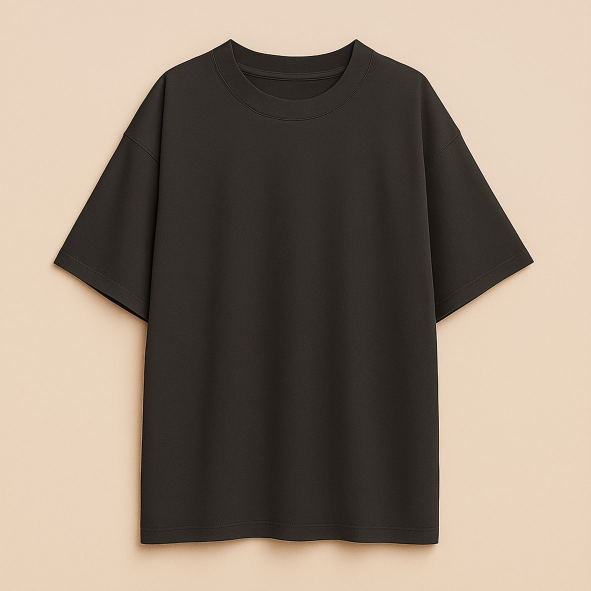
#> input picture mockup/1amertee_black.jpg, 1181 x 1181 px (shown at 1/2 size); its folder holds only this picture in this run
$ python -i image_processing.py   (imports and definitions only)
#> lines starting #> are read from the running program, lines starting #| are printed output that depends on the picture; after the words box and inside, x2 and y2 are one past the last pixel; in counts of white or black regions, pixels touching at a corner belong together
# utils/image_processing.py
from PIL import Image, ImageDraw, ImageFont, ImageFilter
from io import BytesIO
import requests
import os
from urllib.parse import quote
import cv2
import numpy as np
import random

# --- CÁC HÀM XỬ LÝ ẢNH CỐT LÕI ---

# [132 lines left out: functions download_image, erase_areas, crop_by_coords, rotate_image, determine_color_from_sample_area, remove_background, not called in this run]

def remove_background_advanced(design_img, tolerance=30, refine_size=8000):
    """
    Hàm tách nền cao cấp, kết hợp 3 kỹ thuật từ ktbrembg:
    1. Tách nền Magic Wand lấy mẫu 4 góc.
    2. Tinh chỉnh viền kiểu vector.
    3. Làm nét ảnh.
    """
#> called with tolerance = 30, refine_size = 8000
    print("✨ Áp dụng thuật toán tách nền cao cấp...")
    try:
        # --- Chuyển đổi từ PIL sang OpenCV ---
        img_cv = cv2.cvtColor(np.array(design_img), cv2.COLOR_RGBA2BGRA)

        # --- Bước 1: Tách nền bằng Magic Wand toàn cục ---
        bgr_image = img_cv[:,:,:3]
#> bgr_image is the input picture: shape (1181, 1181, 3); mean B, G, R 117.2, 131.1, 144.9
        h, w = bgr_image.shape[:2]
#> h = 1181; w = 1181

        sample_size = min(10, h // 10, w // 10)
#> sample_size = 10
        corners = [
            bgr_image[0:sample_size, 0:sample_size],
            bgr_image[0:sample_size, w-sample_size:w],
            bgr_image[h-sample_size:h, 0:sample_size],
            bgr_image[h-sample_size:h, w-sample_size:w]
        ]
        corner_colors = [np.mean(corner, axis=(0, 1)) for corner in corners]
#> corner_colors = [[191, 211.8, 232.6], [193, 212, 233], [186.3, 209.5, 231.5], [186.2, 209.7, 231.7]]

        combined_mask = np.zeros((h, w), np.uint8)
        for color in corner_colors:

            # <<< SỬA LỖI: Thêm dtype=np.uint8 để ép kiểu dữ liệu về số nguyên 8-bit >>>
            lower = np.array([max(0, c - tolerance) for c in color], dtype=np.uint8)
            upper = np.array([min(255, c + tolerance) for c in color], dtype=np.uint8)

            mask = cv2.inRange(bgr_image, lower, upper)
            combined_mask = cv2.bitwise_or(combined_mask, mask)
#> this loop made 4 passes
#> (color, lower, upper) on passes 1 to 4: ([191, 211.8, 232.6], [160, 181, 202], [220, 241, 255]), ([193, 212, 233], [162, 181, 202], [222, 241, 255]), ([186.3, 209.5, 231.5], [156, 179, 201], [216, 239, 255]), ([186.2, 209.7, 231.7], [156, 179, 201], [216, 239, 255])
#> pass 1, in remove_background_advanced, `mask = cv2.inRange(bgr_image, lower, upper)`:
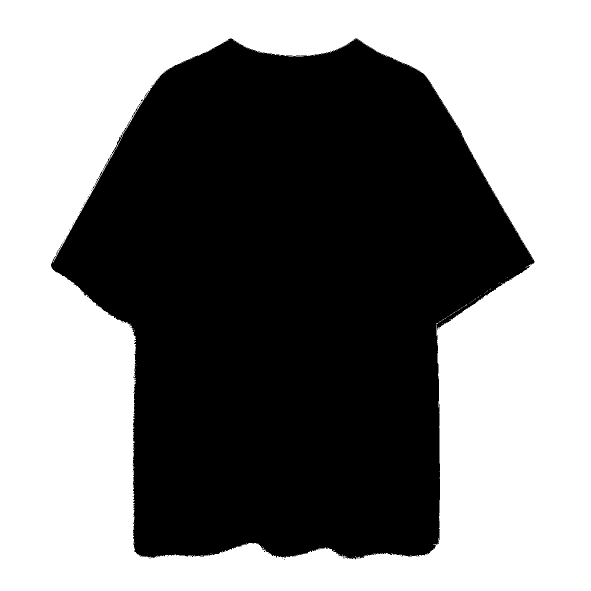
#> mask: shape (1181, 1181) (shown at 1/2 size); 51% white; 55 black regions (52 under 20 px), largest, box (x1, y1, x2, y2) and area: (102, 77, 1069, 1119) 683711, (112, 487, 125, 511) 29, (263, 224, 271, 237) 20
#> pass 2, in remove_background_advanced, `mask = cv2.inRange(bgr_image, lower, upper)`:
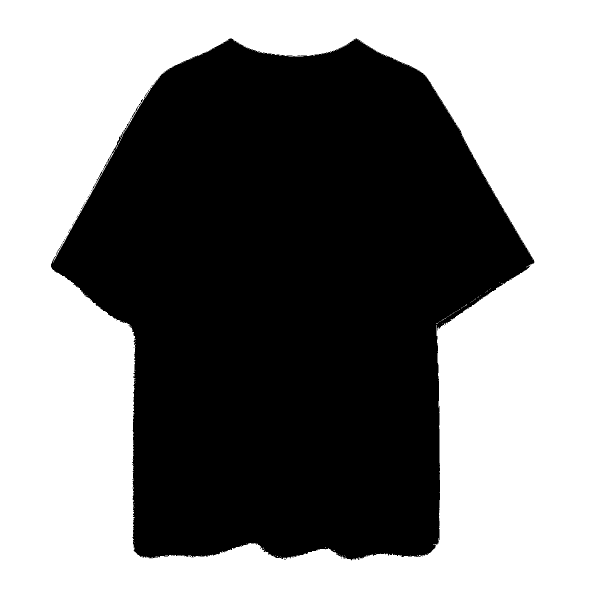
#> mask: shape (1181, 1181) (shown at 1/2 size); 50.9% white; 57 black regions (54 under 20 px), largest, box (x1, y1, x2, y2) and area: (102, 77, 1069, 1120) 684929, (112, 487, 125, 511) 31, (288, 181, 298, 196) 20
#> pass 3, in remove_background_advanced, `mask = cv2.inRange(bgr_image, lower, upper)`:
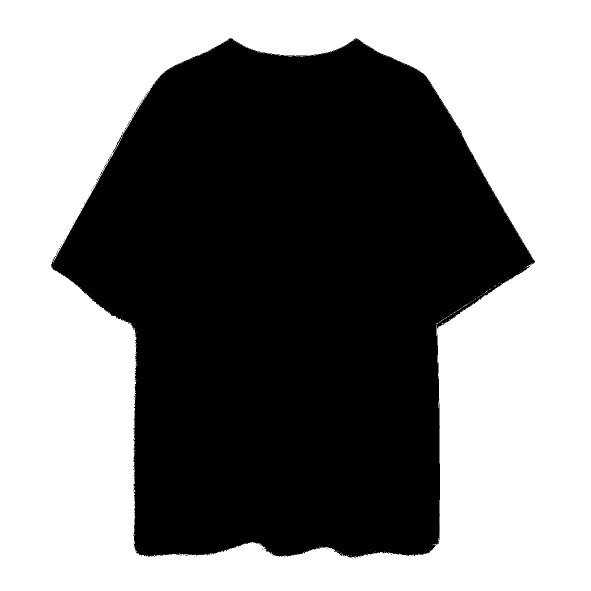
#> mask: shape (1181, 1181) (shown at 1/2 size); 51.1% white; 66 black regions (65 under 20 px), largest, box (x1, y1, x2, y2) and area: (102, 76, 1070, 1117) 681439
#> after the loop: combined_mask: shape (1181, 1181); 51.2% white; 73 black regions (72 under 20 px), largest, box (x1, y1, x2, y2) and area: (102, 77, 1069, 1117) 681132

        foreground_mask = cv2.bitwise_not(combined_mask)
        print("   - Tách nền 4 góc thành công.")

        # --- Bước 2: Tinh chỉnh viền sắc nét ---
        # (Phần này giữ nguyên)
        scale_factor = max(1, int(refine_size / max(h, w, 1)))
#> scale_factor = 6
        if scale_factor > 1:
            h_up, w_up = h * scale_factor, w * scale_factor
#> h_up = 7086; w_up = 7086
            upscaled_mask = cv2.resize(foreground_mask, (w_up, h_up), interpolation=cv2.INTER_CUBIC)
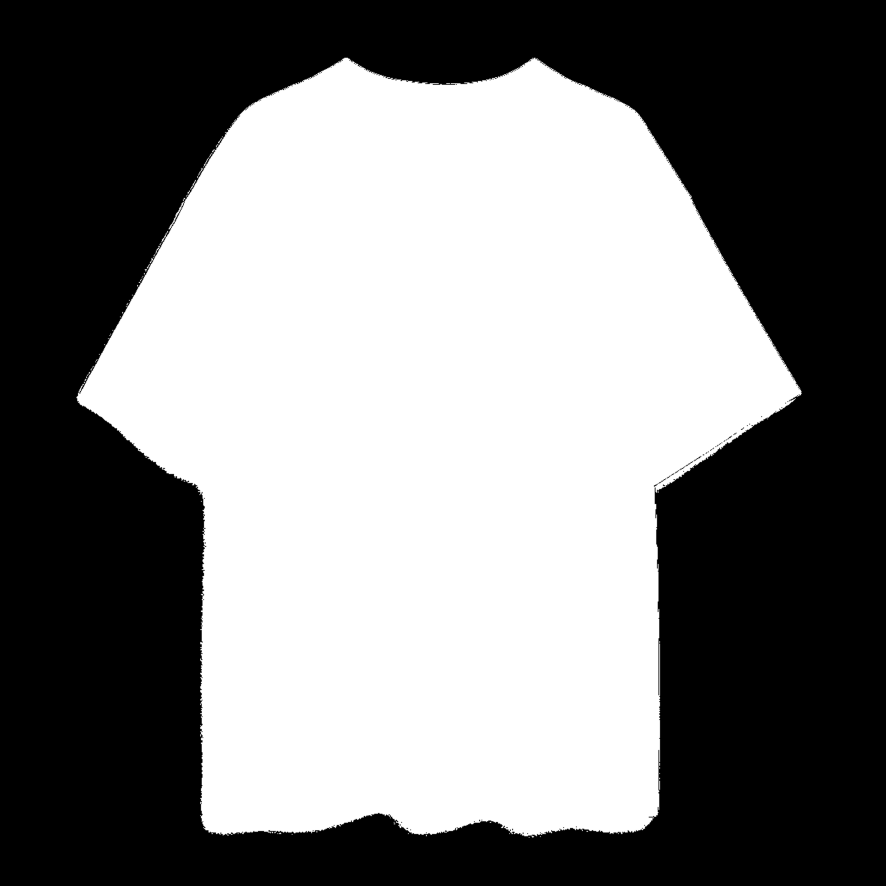
#> upscaled_mask: shape (7086, 7086) (shown at 1/8 size); min 0, max 255, mean 124.6
            _, binary_mask = cv2.threshold(upscaled_mask, 127, 255, cv2.THRESH_BINARY)
#> binary_mask: shape (7086, 7086); 48.8% white; 84 white regions
            contours, _ = cv2.findContours(binary_mask, cv2.RETR_TREE, cv2.CHAIN_APPROX_SIMPLE)
#> contours = 231 contours; largest, box (x1, y1, x2, y2) and area: (612, 462, 6414, 6702) 24510256, (1349, 1614, 1470, 1836) 2316, (1290, 1848, 1345, 1938) 616, (5549, 3647, 5611, 3691) 512, (5267, 3827, 5329, 3871) 491
            perfect_mask = np.zeros((h_up, w_up), dtype=np.uint8)
            cv2.drawContours(perfect_mask, contours, -1, (255), thickness=cv2.FILLED)
            refined_mask = cv2.resize(perfect_mask, (w, h), interpolation=cv2.INTER_AREA)
            _, refined_mask = cv2.threshold(refined_mask, 127, 255, cv2.THRESH_BINARY)
            print("   - Tinh chỉnh viền thành công.")
        else:
            refined_mask = foreground_mask

        # --- Bước 3: Áp dụng mặt nạ và làm nét ---
        # (Phần này giữ nguyên)
        bgra_image = cv2.cvtColor(bgr_image, cv2.COLOR_BGR2BGRA)
        bgra_image[:, :, 3] = refined_mask
        bgr_part = bgra_image[:, :, :3]
        alpha_part = bgra_image[:, :, 3]
        blurred = cv2.GaussianBlur(bgr_part, (0, 0), 3)
        sharpened_bgr = cv2.addWeighted(bgr_part, 1.5, blurred, -0.5, 0)
        final_cv_image = cv2.merge([sharpened_bgr, alpha_part])
        print("   - Làm nét ảnh thành công.")

        # --- Chuyển đổi ngược lại sang PIL để trả về ---
        return Image.fromarray(cv2.cvtColor(final_cv_image, cv2.COLOR_BGRA2RGBA))
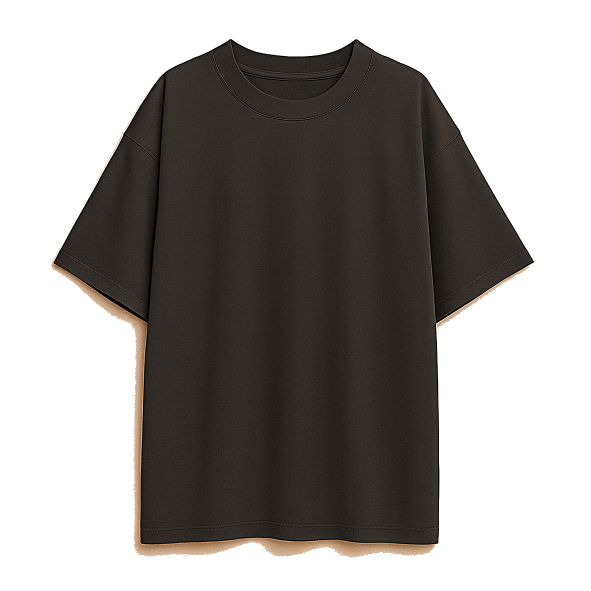
#> returned value: PIL image 1181x1181 RGBA (shown at 1/2 size); mean R, G, B, A 144.9, 131.1, 117.2, 124.6; transparent parts drawn white

    except Exception as e:
        print(f"  - ❌ Lỗi trong quá trình xử lý ảnh nâng cao: {e}")
        return design_img

# [222 lines left out: functions trim_transparent_background, apply_mockup, add_watermark, stylize_image, add_hashtag_text, determine_mockup_color, not called in this run]

>>> import cv2
>>> picture = cv2.cvtColor(cv2.imread('../mockup/1amertee_black.jpg'), cv2.COLOR_BGR2RGB)
>>> result = remove_background_advanced(picture)

$ run again, on mockup/1amertee_white.jpg
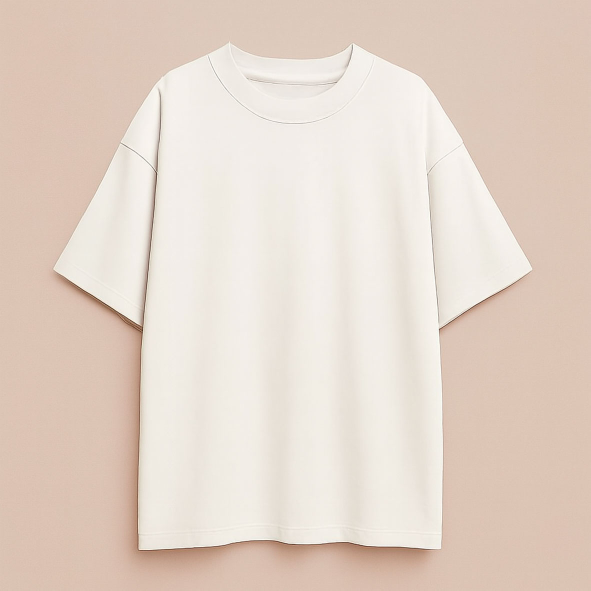
#> input picture mockup/1amertee_white.jpg, 1181 x 1181 px (shown at 1/2 size)
#> in remove_background_advanced, bgr_image is the input picture: shape (1181, 1181, 3); mean B, G, R 201.6, 213.1, 228.1
#> corner_colors = [[181.3, 197.3, 220.3], [185.2, 198.2, 221.7], [179, 195, 218], [179.9, 195.9, 218.9]]
#> the loop in remove_background_advanced, `for color in corner_colors:` made 4 passes
#> (color, lower, upper) on passes 1 to 4: ([181.3, 197.3, 220.3], [151, 167, 190], [211, 227, 250]), ([185.2, 198.2, 221.7], [155, 168, 191], [215, 228, 251]), ([179, 195, 218], [149, 165, 188], [209, 225, 248]), ([179.9, 195.9, 218.9], [149, 165, 188], [209, 225, 248])
#> pass 1, in remove_background_advanced, `mask = cv2.inRange(bgr_image, lower, upper)`:
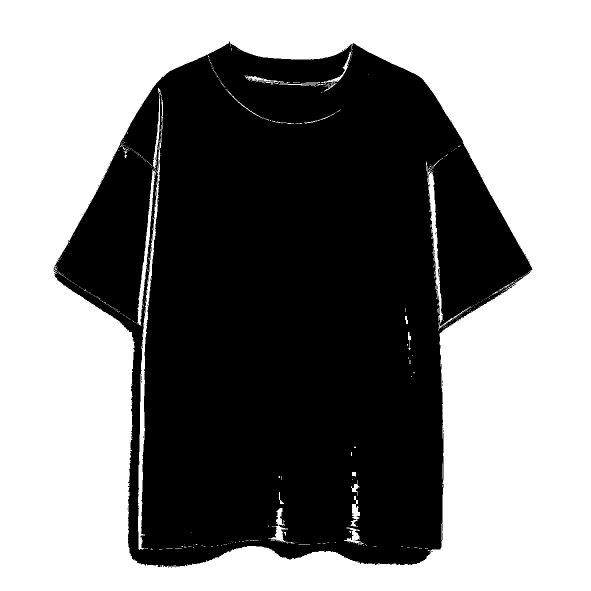
#> mask: shape (1181, 1181) (shown at 1/2 size); 51.7% white; 57 black regions (56 under 20 px), largest, box (x1, y1, x2, y2) and area: (107, 83, 1065, 1136) 673511
#> foreground_mask: shape (1181, 1181); 46% white; 96 white regions (90 under 20 px), largest, box (x1, y1, x2, y2) and area: (107, 83, 1064, 1133) 640743, (837, 800, 840, 808) 24, (552, 808, 555, 816) 24, (709, 808, 712, 816) 24, (552, 817, 558, 823) 24, (886, 938, 887, 960) 22
#> binary_mask: shape (7086, 7086); 46% white; 114 white regions
#> contours = 534 contours; largest, box (x1, y1, x2, y2) and area: (642, 498, 6384, 6799) 24721882, (3197, 4367, 3535, 6517) 353948, (4763, 3095, 5108, 5935) 349410, (4079, 4703, 4400, 6541) 300921, (1654, 1055, 1963, 6601) 283448
#> in remove_background_advanced, `return Image.fromarray(cv2.cvtColor(final_cv_image, cv2.COLOR_BGRA2RGB..`:
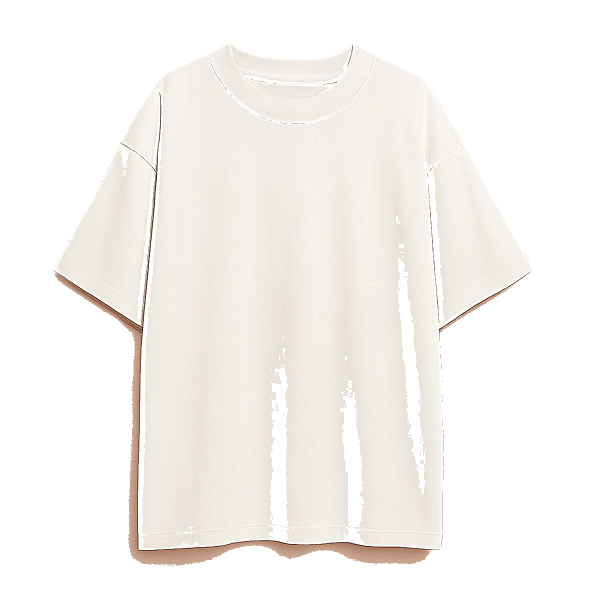
#> returned value: PIL image 1181x1181 RGBA (shown at 1/2 size); mean R, G, B, A 228.1, 213.1, 201.6, 117.2; transparent parts drawn white
